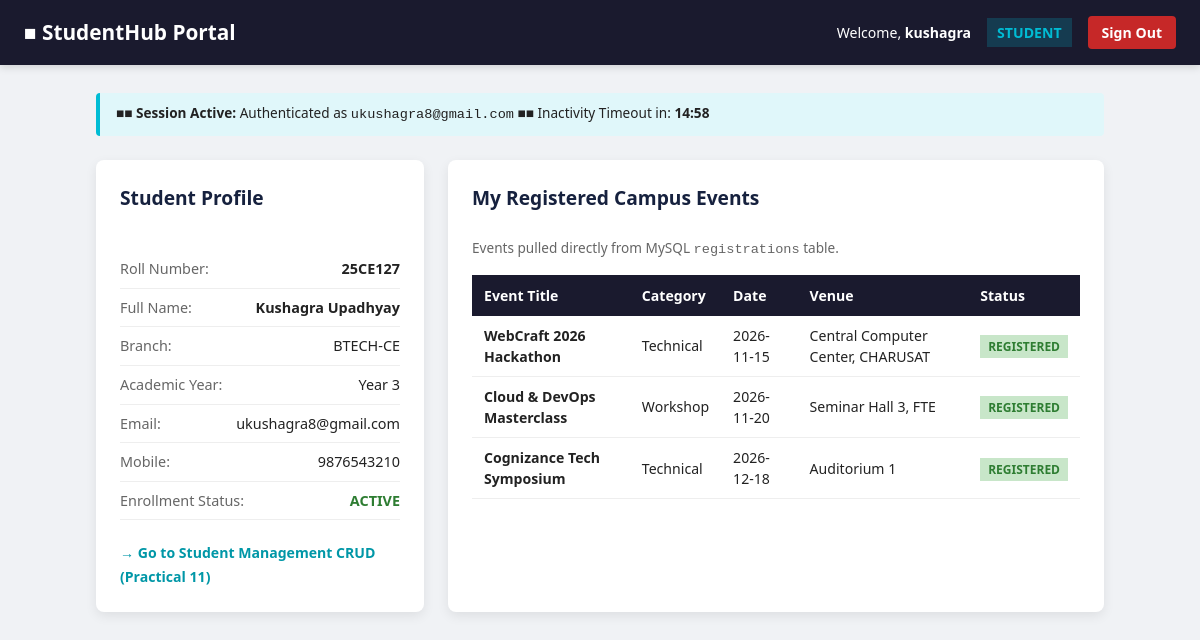
The page /Practical-10/dashboard_student.php (signed in) on the database its author committed.
### tables this page shows
CREATE TABLE `students` (
  `id` INT AUTO_INCREMENT PRIMARY KEY,
  `roll_no` VARCHAR(20) NOT NULL UNIQUE,
  `fullname` VARCHAR(100) NOT NULL,
  `email` VARCHAR(100) NOT NULL UNIQUE,
  `mobile` VARCHAR(15) NOT NULL,
  `gender` ENUM('male', 'female', 'other') NOT NULL,
  `course` VARCHAR(50) NOT NULL,
  `year` TINYINT UNSIGNED NOT NULL,
  `status` ENUM('active', 'inactive') NOT NULL DEFAULT 'active',
  `created_at` TIMESTAMP DEFAULT CURRENT_TIMESTAMP,
  `updated_at` TIMESTAMP DEFAULT CURRENT_TIMESTAMP ON UPDATE CURRENT_TIMESTAMP,
  INDEX `idx_course_year` (`course`, `year`),
  INDEX `idx_status` (`status`)
);

CREATE TABLE `registrations` (
  `id` INT AUTO_INCREMENT PRIMARY KEY,
  `student_id` INT NOT NULL,
  `event_id` INT NOT NULL,
  `registered_at` TIMESTAMP DEFAULT CURRENT_TIMESTAMP,
  `status` ENUM('registered', 'attended', 'cancelled') NOT NULL DEFAULT 'registered',
  UNIQUE KEY `uq_student_event` (`student_id`, `event_id`),
  CONSTRAINT `fk_reg_student` FOREIGN KEY (`student_id`)
    REFERENCES `students` (`id`) ON DELETE CASCADE ON UPDATE CASCADE,
  CONSTRAINT `fk_reg_event` FOREIGN KEY (`event_id`)
    REFERENCES `events` (`id`) ON DELETE CASCADE ON UPDATE CASCADE
);

CREATE TABLE `events` (
  `id` INT AUTO_INCREMENT PRIMARY KEY,
  `title` VARCHAR(150) NOT NULL,
  `category` VARCHAR(50) NOT NULL,
  `description` TEXT NOT NULL,
  `event_date` DATE NOT NULL,
  `venue` VARCHAR(100) NOT NULL,
  `max_participants` INT UNSIGNED NOT NULL DEFAULT 100,

  `poster_url` VARCHAR(255) DEFAULT NULL,
  `status` ENUM('upcoming', 'completed', 'cancelled') NOT NULL DEFAULT 'upcoming',
  `created_at` TIMESTAMP DEFAULT CURRENT_TIMESTAMP,
  INDEX `idx_event_date` (`event_date`),
  INDEX `idx_category` (`category`)
);

### Practical-10/dashboard_student.php (the view, shortened to what this page needs)
<?php
$username  = $_SESSION['username'];
$email     = $_SESSION['email'];
$role      = $_SESSION['role'];
$studentId = $_SESSION['student_id'] ?? null;
$studentData = null;
$enrolledEvents = [];
try {
    $pdo = getDBConnection();
    if ($studentId) {
        $stmt = $pdo->prepare("SELECT * FROM students WHERE id = ? LIMIT 1");
        $stmt->execute([$studentId]);
        $studentData = $stmt->fetch();
    } else {
        $stmt = $pdo->prepare("SELECT * FROM students WHERE email = ? LIMIT 1");
        $stmt->execute([$email]);
        $studentData = $stmt->fetch();
    }
    if ($studentData) {
        $stmtEvents = $pdo->prepare("
            SELECT e.title, e.category, e.event_date, e.venue, r.registered_at, r.status AS reg_status
            FROM registrations r
            JOIN events e ON r.event_id = e.id
            WHERE r.student_id = ?
            ORDER BY e.event_date ASC
        ");
        $stmtEvents->execute([$studentData['id']]);
        $enrolledEvents = $stmtEvents->fetchAll();
    }
} catch (Exception $e) {
    error_log("[Dashboard Student Error]: " . $e->getMessage());
}
?>
<!DOCTYPE html>
<html lang="en">
<head>
</head>
<body>
    <header>
        <a href="../Practical-02/StudentHub/index.html" class="brand">■ StudentHub Portal</a>
        <div class="user-nav">
            <span>Welcome, <strong><?= htmlspecialchars($username) ?></strong></span>
            <span class="user-badge"><?= strtoupper(htmlspecialchars($role)) ?></span>
            <a href="logout.php" class="btn-logout">Sign Out</a>
        </div>
    </header>
    <div class="container">
        <div class="session-timer-bar">
            <span>■■ <strong>Session Active:</strong> Authenticated as <code><?= htmlspecialchars($email) ?></code></
            <span>■■ Inactivity Timeout in: <strong id="timerDisplay">15:00</strong></span>
        </div>
        <div class="grid-dashboard">
            <div class="card">
                <h2>Student Profile</h2>
                <ul class="profile-list">
                    <li>
                        <span>Roll Number:</span>
                        <strong><?= htmlspecialchars($studentData['roll_no'] ?? '25CE127') ?></strong>
                    </li>
                    <li>
                        <span>Full Name:</span>
                        <strong><?= htmlspecialchars($studentData['fullname'] ?? 'Kushagra Upadhyay') ?></strong>
                    </li>
                    <li>
                        <span>Branch:</span>
                        <span><?= htmlspecialchars(strtoupper($studentData['course'] ?? 'B.Tech CE')) ?></span>
                    </li>
                    <li>
                        <span>Academic Year:</span>
                        <span>Year <?= htmlspecialchars((string)($studentData['year'] ?? 3)) ?></span>
                    </li>
                    <li>
                        <span>Email:</span>
                        <span><?= htmlspecialchars($email) ?></span>
                    </li>
                    <li>
                        <span>Mobile:</span>
                        <span><?= htmlspecialchars($studentData['mobile'] ?? '9876543210') ?></span>
                    </li>
                    <li>
                        <span>Enrollment Status:</span>
                        <strong style="color:var(--color-success);">ACTIVE</strong>
                    </li>
                </ul>
                <div style="margin-top: 20px;">
                    <a href="../Practical-11/index.php" style="color:var(--color-accent-dark); text-decoration:none;
font-size:0.88rem; font-weight:600;">
                        &rarr; Go to Student Management CRUD (Practical 11)
                    </a>
                </div>
            </div>
            <div class="card">
                <h2>My Registered Campus Events</h2>
                <p style="color:var(--color-muted); font-size:0.85rem; margin-top:4px;">
                    Events pulled directly from MySQL <code>registrations</code> table.
                </p>
                <?php if (!empty($enrolledEvents)): ?>
                    <table class="table-custom">
                        <thead>
                            <tr>
                                <th>Event Title</th>
                                <th>Category</th>
                                <th>Date</th>
                                <th>Venue</th>
                                <th>Status</th>
                            </tr>
                        </thead>
                        <tbody>
                            <?php foreach ($enrolledEvents as $ev): ?>
                            <tr>
                                <td><strong><?= htmlspecialchars($ev['title']) ?></strong></td>
                                <td><?= htmlspecialchars($ev['category']) ?></td>
                                <td><?= htmlspecialchars($ev['event_date']) ?></td>
                                <td><?= htmlspecialchars($ev['venue']) ?></td>
                                <td><span class="badge-reg"><?= htmlspecialchars(ucfirst($ev['reg_status'])) ?></
span></td>
                            </tr>
                            <?php endforeach; ?>
                        </tbody>
                    </table>
                <?php endif; ?>
            </div>
        </div>
    </div>
</body>
</html>

### Practical-10/dashboard_student.php (style rules this page uses)
:root { --color-primary: #1a1a2e; --color-primary-lt: #16213e; --color-accent: #00bcd4; --color-accent-dark: #0097a7; --color-bg: #f0f2f5; --color-card: #ffffff; --color-text: #222222; --color-muted: #666666; --color-success: #2e7d32; --color-success-bg: #c8e6c9; --radius: 8px; --shadow: 0 4px 12px rgba(0,0,0,0.08); --font-sans: 'Segoe UI', Tahoma, Geneva, Verdana, sans-serif; }
* { box-sizing: border-box; }
body { font-family: var(--font-sans); background: var(--color-bg); color: var(--color-text); margin: 0; padding: 0; line-height: 1.5; }
header { background: var(--color-primary); color: #fff; padding: 16px 24px; display: flex; justify-content: space-between; align-items: center; box-shadow: 0 2px 8px rgba(0,0,0,0.15); }
.brand { font-size: 1.3rem; font-weight: 700; color: #fff; text-decoration: none; display: flex; align-items: center; gap: 8px; }
.user-nav { display: flex; align-items: center; gap: 16px; font-size: 0.88rem; }
.user-badge { background: rgba(0, 188, 212, 0.2); color: var(--color-accent); padding: 4px 10px; border- radius: 20px; font-weight: 600; }
.btn-logout { background: #c62828; color: #fff; text-decoration: none; padding: 6px 14px; border-radius: 4px; font-weight: 600; }
.container { max-width: 1040px; margin: 28px auto; padding: 0 16px; }
.session-timer-bar { background: #e0f7fa; border-left: 4px solid var(--color-accent); padding: 10px 16px; border-radius: 4px; font-size: 0.85rem; margin-bottom: 24px; display: flex; justify-content: space-between; align-items: center; }
.grid-dashboard { display: grid; grid-template-columns: 1fr 2fr; gap: 24px; }
.card { background: var(--color-card); border-radius: var(--radius); padding: 24px; box-shadow: var(--shadow); margin-bottom: 24px; }
h2 { margin-top: 0; font-size: 1.2rem; color: var(--color-primary-lt); border-bottom: 2px solid var(--color- accent); padding-bottom: 6px; display: inline-block; }
.profile-list { list-style: none; padding: 0; margin: 16px 0 0; }
.profile-list li { display: flex; justify-content: space-between; padding: 8px 0; border-bottom: 1px solid #eee; font-size: 0.9rem; }
.profile-list li span:first-child { color: var(--color-muted); font-weight: 500; }
.table-custom { width: 100%; border-collapse: collapse; margin-top: 14px; font-size: 0.88rem; }
.table-custom th { background: var(--color-primary); color: #fff; text-align: left; padding: 10px 12px; }
.table-custom td { padding: 9px 12px; border-bottom: 1px solid #eee; }
.badge-reg { background: var(--color-success-bg); color: var(--color-success); padding: 3px 8px; border- radius: 4px; font-weight: 600; font-size: 0.75rem; text-transform: uppercase; }

### rows shown on the page
students: roll_no "25CE127", fullname "Kushagra Upadhyay", course "BTECH-CE", year "3", mobile "9876543210"
registrations: event.title "WebCraft 2026 Hackathon", event.category "Technical", event.event_date "2026-11-15", event.venue "Central Computer Center, CHARUSAT", status "REGISTERED"
registrations: event.title "Cloud & DevOps Masterclass", event.category "Workshop", event.event_date "2026-11-20", event.venue "Seminar Hall 3, FTE", status "REGISTERED"
registrations: event.title "Cognizance Tech Symposium", event.category "Technical", event.event_date "2026-12-18", event.venue "Auditorium 1", status "REGISTERED"

### other values the page prints
$username "kushagra"
$role "STUDENT"
$email "ukushagra8@gmail.com"
